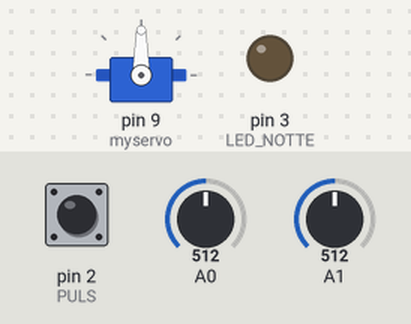
A sketch run on a simulated Arduino Uno, built with avr-gcc and run on an emulated ATmega328P. Shown: servo, output pins drawn as LEDs (lit = HIGH). The inputs (shaded band) are chosen by the test bench; at power-on: pin 2 (PULS) HIGH, A0 = 512, A1 = 512. What the sketch prints to the serial monitor is not drawn.

Above: at 1.2 s.
1.3 s: pin 2 (PULS) pulled LOW for 0.15 s
At 2.8 s:
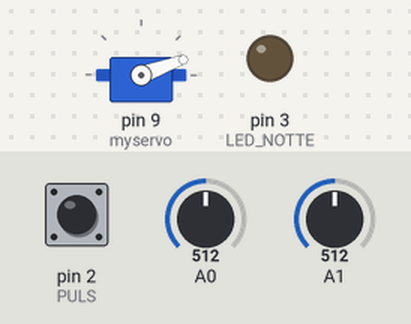
Timing chart, 0 to 4.3 s (numbered marks = the images above; inputs shaded):
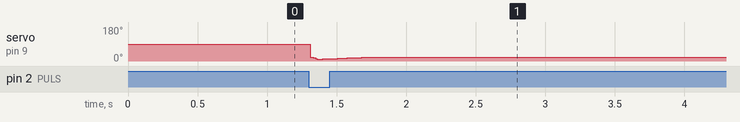

The sketch:

dino_v2.ino
```cpp
#include <Servo.h>
#define PULS  2
#define LED_NOTTE  3
Servo myservo;  // comunica al sistema che è presente un servo e viene chiamato myservo (ogni comando che inizia con "myservo" si riferice infatti a questo motore)
int pos = 0;    // variabile che definisce la posizione
int general_button;
int r =20 ;
int temp=0;
int temp1=0;
int temp2=0;
long day_night_sensor;  // variabile che definisce una variabile che cambia del corso del processo operativo (fotoresistore per rilevare la presenza di giorno o notte)
long status1;  // variabile che cambia del corso del procersso operativo (fotoresistore per rilevare la presenza ostacoli)


void setup() {
  myservo.attach(9);  // definisce per la libreria, il pin di uscita dell' informazione per il servo "myservo"
  Serial.begin(9600); // inizializza il monitor seriale da 9600 baud
  pinMode (PULS, INPUT);
  pinMode (LED_NOTTE, OUTPUT);
  }

void loop() { // tutto quello che è scritto di seguito sarà eseguito all'infinito
 day_night_sensor = analogRead(A0);// legge il valore, da 0 a 1023, del sensore notte-giorno
 status1 = analogRead(A1);
 general_button = digitalRead (PULS);
 Serial.println(day_night_sensor);
  if (temp > 20){
   r = 5;
  }

if (general_button == LOW) {

 if (day_night_sensor > 250  ){
  analogWrite (LED_NOTTE, 0);
  for (temp2=0; temp1<1; temp1+=1){
   delay( 5);
   salta();
  }
  giorno(); // richiama il void giorno
 }

 else{
  analogWrite (LED_NOTTE,70);
  for (temp1=0; temp2<1; temp2+=1){
   delay(5);
   salta();
  }
  notte(); // richiama il void notte
 }
}

}


void giorno(void){
  if (status1 < day_night_sensor-60){
    for (pos = 20; pos >= 10 ; pos -= 1) { // gira l'albero del servo, dalla posizione 25°, in giù di 1 grado alla volta, ripete questa azione finche non si trova a un grado maggiore di 15
    myservo.write(pos);              // comunica al servo di posizionarsi all'angolo di partenza 'pos', di cui abbiamo cambiato il valore nella riga precedente
    delay(r);                    // il servo ha tempo 3 millisecondi per uscire dal ciclo for (molto reattivo), e quindi per arrivare a destinazione
    }
    for  (pos = 10; pos <= 20 ; pos += 1) { // gira l'albero del servo, dalla posizione 15°, in su di 1 grado alla volta, ripete questa azione finche non si trova a un grado minore di 25
    myservo.write(pos);              // comunica al servo di posizionarsi all'angolo di partenza 'pos', di cui abbiamo cambiato il valore nella riga precedente
    delay(35);}                       // il servo ha tempo 15 millisecondi per uscire dal ciclo for (decisamente meno reattivo dell'andata), e quindi per arrivare a destinazione
    temp+=1;
  }
}

void salta (void){
  for (pos = 20; pos >= 10 ; pos -= 1) {
   myservo.write(pos);
   delay(5);
  }
  for (pos = 10 ; pos <= 20 ; pos += 1) {
   myservo.write(pos);
   delay(35);
  }
}

void notte(void){
  if (status1 > day_night_sensor+50){
   salta();
  }
}
```
